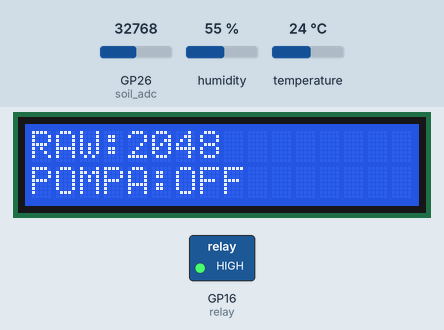
Recording of a program running on a simulated Raspberry Pi Pico running MicroPython. Parts: 16×2 character LCD, switched loads named in the program (green lamp = pin HIGH). The test bench sets the inputs (shaded band); at power-on: GP26 (soil_adc) = 32768, humidity 55 %, temperature 24 °C (analog values on the 0–65535 scale). WiFi joins after 1.5 s; web requests get an empty 200 reply after 0.4 s; what the program prints to the serial console is not drawn.

Above: at 3.2 s.
3.3 s: GP26 (soil_adc) set to 45874
At 5.1 s:
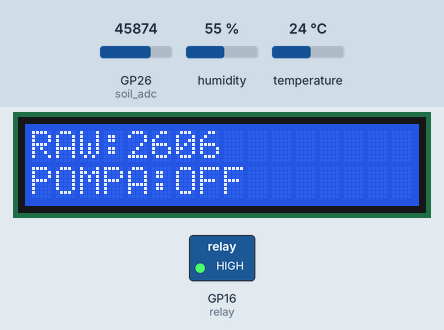
6.3 s: GP26 (soil_adc) set to 57670
At 7.0 s:
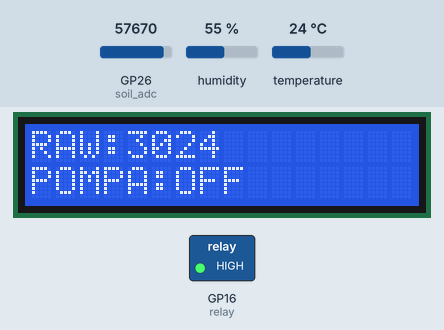
9.2 s: GP26 (soil_adc) set to 65535
At 14.7 s:
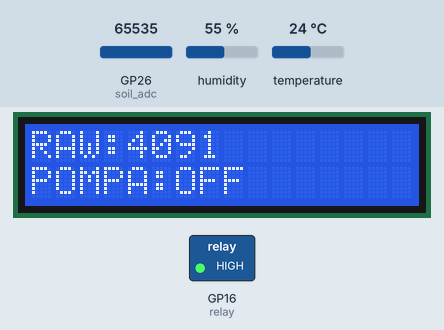
Timing chart, 0 to 16.2 s (numbered marks = the images above; inputs shaded):
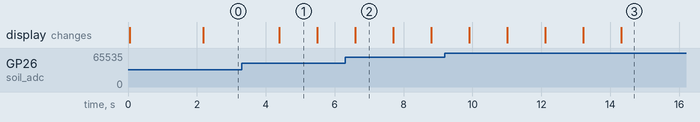

Measured:
- after the input at 3.3 s, the display: changes after 1.1 s (image 1)
- what the display in image 1 shows lasts 1.1 s, from 4.4 s to 5.5 s

The program:

main.py
```python
import network
import time
import urequests
from machine import Pin, ADC, I2C
import dht
from pico_i2c_lcd import I2cLcd

# ================= CONFIG =================
WIFI_SSID = "Bocil"
WIFI_PASSWORD = "kesayanganku"
SERVER_URL = "http://192.168.18.35:8000/api/monitoring/insert"
DEVICE_ID = "PICO_CABAI_01"
SERVER_INTERVAL = 15000

# ================= SENSOR TUNING =================
SAMPLES = 32          # Oversampling
EMA_ALPHA = 0.25      # Sensitivitas (0.1 halus, 0.4 agresif)

# ================= HARDWARE =================
soil_adc = ADC(26)
dht_sensor = dht.DHT11(Pin(15))
relay = Pin(16, Pin.OUT, Pin.OPEN_DRAIN)
relay.value(1)  # OFF (active low)

# LCD
i2c = I2C(0, sda=Pin(0), scl=Pin(1), freq=400000)
try:
    lcd = I2cLcd(i2c, 0x27, 2, 16)
    lcd_online = True
except:
    lcd = None
    lcd_online = False

# ================= VARIABLE =================
raw_adc = 0
raw_adc_ema = None
temperature = 0
pump_status = False
command_executing = False  # Flag untuk status eksekusi command
last_command = None  # Simpan command terakhir yang diterima

# Hardware status (untuk deteksi sensor online)
dht11_online = False
soil_sensor_online = False
relay_online = True  # Relay selalu online (hardware)

# ================= WIFI =================
def connect_wifi():
    wlan = network.WLAN(network.STA_IF)
    wlan.active(True)
    wlan.connect(WIFI_SSID, WIFI_PASSWORD)

    for _ in range(15):
        if wlan.isconnected():
            print("WiFi OK:", wlan.ifconfig()[0])
            return wlan
        time.sleep(1)

    print("WiFi FAILED")
    return None

# ================= SENSOR =================
def read_soil():
    global raw_adc, raw_adc_ema, soil_sensor_online

    try:
        readings = []
        for _ in range(SAMPLES):
            readings.append(soil_adc.read_u16() >> 4)
            time.sleep(0.003)

        readings.sort()
        median = readings[len(readings)//2]
        avg = sum(readings) // len(readings)
        combined = (median + avg) // 2
        raw_adc = combined

        # EMA filter
        if raw_adc_ema is None:
            raw_adc_ema = raw_adc
        else:
            raw_adc_ema = int(
                EMA_ALPHA * raw_adc +
                (1 - EMA_ALPHA) * raw_adc_ema
            )

        # Sensor online jika ADC > 0
        soil_sensor_online = raw_adc > 0

        print(f"RAW:{raw_adc} | EMA:{raw_adc_ema}")
    except:
        soil_sensor_online = False
        print("SOIL SENSOR ERROR")

def read_dht():
    global temperature, dht11_online

    try:
        dht_sensor.measure()
        temp = dht_sensor.temperature()

        if temp > 0 and temp < 60:  # Valid range
            temperature = temp
            dht11_online = True
        else:
            dht11_online = False
    except:
        temperature = 0
        dht11_online = False

# ================= RELAY =================
def apply_relay():
    relay.value(0 if pump_status else 1)
    print(f"RELAY: {'ON' if pump_status else 'OFF'}")

# ================= LCD =================
def update_lcd():
    if not lcd:
        return
    lcd.move_to(0, 0)
    lcd.putstr(f"RAW:{raw_adc_ema if raw_adc_ema else 0:4}     ")
    lcd.move_to(0, 1)
    lcd.putstr(f"POMPA:{'ON ' if pump_status else 'OFF'}")

# ================= SERVER =================
def send_data(wlan):
    global pump_status, command_executing, last_command

    if not wlan or not wlan.isconnected():
        print("[ERROR] WiFi OFFLINE")
        return

    # Payload dengan hardware status + command execution status (komunikasi 2 arah)
    payload = {
        "device_id": DEVICE_ID,
        "raw_adc": raw_adc_ema if raw_adc_ema else 0,
        "raw_adc_raw": raw_adc,
        "temperature": temperature,
        "relay_status": 1 if pump_status else 0,
        "ip_address": wlan.ifconfig()[0],
        "command_executing": command_executing,  # Status eksekusi command
        "last_command": last_command,  # Command terakhir yang diterima
        "hardware_status": {
            "dht11": dht11_online,           # DHT11 sensor online/offline
            "soil_sensor": soil_sensor_online, # Soil sensor online/offline
            "relay": relay_online,             # Relay always online
            "lcd": lcd_online                  # LCD online/offline
        }
    }

    # Retry mechanism untuk handling ETIMEDOUT
    max_retries = 2
    for attempt in range(max_retries):
        r = None
        try:
            if attempt > 0:
                print(f"[RETRY] Attempt {attempt + 1}/{max_retries}")
                time.sleep(1)  # Wait 1s before retry

            print(f"[SEND] ADC:{raw_adc_ema} T:{temperature}°C")
            r = urequests.post(SERVER_URL, json=payload, timeout=5)

            if r.status_code in (200, 201):
                try:
                    data = r.json()

                    # Tampilkan status hardware di log
                    hw = payload["hardware_status"]
                    print(f"[HW] DHT:{'+' if hw['dht11'] else '-'} SOIL:{'+' if hw['soil_sensor'] else '-'} LCD:{'+' if hw['lcd'] else '-'}")

                    # KOMUNIKASI 2 ARAH: Terima command dari server
                    if "relay_command" in data and data["relay_command"] is not None:
                        new_pump_status = bool(data["relay_command"])

                        if new_pump_status != pump_status:
                            # MULAI EKSEKUSI COMMAND
                            command_executing = True
                            last_command = "ON" if new_pump_status else "OFF"

                            pump_status = new_pump_status
                            apply_relay()

                            print(f"[CMD FROM SERVER] POMPA {last_command} - EXECUTING")

                            # Update LCD immediately
                            update_lcd()

                            # SELESAI EKSEKUSI - akan dikirim di next cycle
                            time.sleep(0.5)  # Beri waktu relay untuk aktif
                            command_executing = False
                            print(f"[CMD EXECUTED] POMPA {last_command} - DONE")
                        else:
                            # Command sama dengan status sekarang, sudah executed
                            command_executing = False

                    print("[OK] Data sent")
                    r.close()
                    return  # Success - exit function

                except ValueError as e:
                    print(f"[ERROR] JSON parse: {e}")
                except Exception as e:
                    print(f"[ERROR] Response: {e}")
            else:
                print(f"[ERROR] HTTP {r.status_code}")

        except OSError as e:
            # Network errors (ETIMEDOUT, ECONNREFUSED, etc)
            error_code = e.args[0] if e.args else "?"

            if error_code == 110:  # ETIMEDOUT
                print(f"[TIMEOUT] Attempt {attempt + 1} failed")
                if attempt < max_retries - 1:
                    continue  # Try again
                else:
                    print("[ERROR] All retries failed - server not responding")
            else:
                print(f"[ERROR] OSError {error_code}: {e}")

            command_executing = False

        except Exception as e:
            print(f"[ERROR] {type(e).__name__}: {e}")
            command_executing = False

        finally:
            # Always close connection
            if r:
                try:
                    r.close()
                except:
                    pass

        # If we reach here and it's the last attempt, break
        if attempt == max_retries - 1:
            break

# ================= MAIN =================
print("=== SMART GARDEN (2-WAY COMMUNICATION) ===")
wlan = connect_wifi()

if not wlan:
    print("[FATAL] WiFi connection failed. Reboot device.")
    import sys
    sys.exit()

last_send = 0
last_lcd = 0
send_failures = 0  # Track consecutive failures

while True:
    now = time.ticks_ms()

    read_soil()
    read_dht()

    if time.ticks_diff(now, last_lcd) > 1000:
        update_lcd()
        last_lcd = now

    if time.ticks_diff(now, last_send) > SERVER_INTERVAL:
        # Check WiFi before sending
        if not wlan.isconnected():
            print("[WIFI] Disconnected! Reconnecting...")
            wlan = connect_wifi()
            if not wlan:
                print("[ERROR] Reconnect failed. Continuing...")
                time.sleep(5)
                continue

        # Try to send data
        try:
            send_data(wlan)
            send_failures = 0  # Reset on success
        except:
            send_failures += 1
            print(f"[WARN] Send failed. Failures: {send_failures}")

            # If too many failures, reconnect WiFi
            if send_failures >= 3:
                print("[WIFI] Too many failures. Reconnecting...")
                wlan = connect_wifi()
                send_failures = 0

        last_send = now

    time.sleep(0.15)
```
